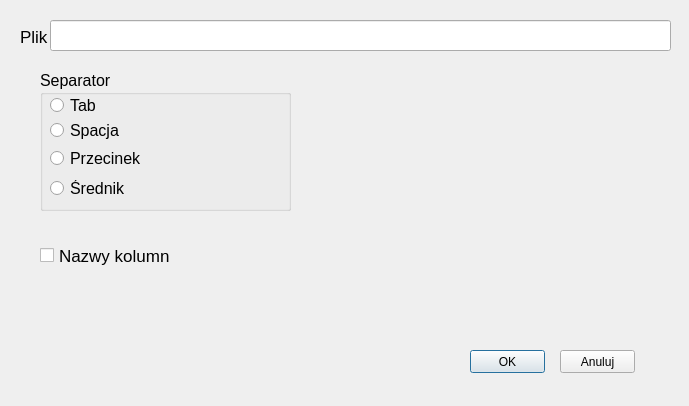
<?xml version="1.0" encoding="UTF-8"?>
<ui version="4.0">
 <class>Dialog</class>
 <widget class="QDialog" name="Dialog">
  <property name="geometry">
   <rect>
    <x>0</x>
    <y>0</y>
    <width>689</width>
    <height>406</height>
   </rect>
  </property>
  <property name="windowTitle">
   <string>Dialog</string>
  </property>
  <widget class="QLabel" name="fileLabel">
   <property name="geometry">
    <rect>
     <x>20</x>
     <y>30</y>
     <width>47</width>
     <height>13</height>
    </rect>
   </property>
   <property name="font">
    <font>
     <pointsize>13</pointsize>
    </font>
   </property>
   <property name="text">
    <string>Plik</string>
   </property>
  </widget>
  <widget class="QGroupBox" name="separatorBox">
   <property name="geometry">
    <rect>
     <x>40</x>
     <y>70</y>
     <width>251</width>
     <height>141</height>
    </rect>
   </property>
   <property name="font">
    <font>
     <pointsize>12</pointsize>
    </font>
   </property>
   <property name="title">
    <string>Separator</string>
   </property>
   <widget class="QRadioButton" name="tabRadio">
    <property name="geometry">
     <rect>
      <x>10</x>
      <y>20</y>
      <width>82</width>
      <height>31</height>
     </rect>
    </property>
    <property name="text">
     <string>Tab</string>
    </property>
   </widget>
   <widget class="QRadioButton" name="spaceRadio">
    <property name="geometry">
     <rect>
      <x>10</x>
      <y>50</y>
      <width>82</width>
      <height>21</height>
     </rect>
    </property>
    <property name="text">
     <string>Spacja</string>
    </property>
   </widget>
   <widget class="QRadioButton" name="commaRadio">
    <property name="geometry">
     <rect>
      <x>10</x>
      <y>80</y>
      <width>121</width>
      <height>17</height>
     </rect>
    </property>
    <property name="text">
     <string>Przecinek</string>
    </property>
   </widget>
   <widget class="QRadioButton" name="semicolonRadio">
    <property name="geometry">
     <rect>
      <x>10</x>
      <y>110</y>
      <width>131</width>
      <height>17</height>
     </rect>
    </property>
    <property name="text">
     <string>Średnik</string>
    </property>
   </widget>
  </widget>
  <widget class="QCheckBox" name="checkBoxHeaders">
   <property name="geometry">
    <rect>
     <x>40</x>
     <y>240</y>
     <width>131</width>
     <height>31</height>
    </rect>
   </property>
   <property name="font">
    <font>
     <pointsize>13</pointsize>
    </font>
   </property>
   <property name="text">
    <string>Nazwy kolumn</string>
   </property>
  </widget>
  <widget class="QPushButton" name="okButton">
   <property name="geometry">
    <rect>
     <x>470</x>
     <y>350</y>
     <width>75</width>
     <height>23</height>
    </rect>
   </property>
   <property name="text">
    <string>OK</string>
   </property>
  </widget>
  <widget class="QPushButton" name="cancelButton">
   <property name="geometry">
    <rect>
     <x>560</x>
     <y>350</y>
     <width>75</width>
     <height>23</height>
    </rect>
   </property>
   <property name="text">
    <string>Anuluj</string>
   </property>
  </widget>
  <widget class="QLineEdit" name="filePathInput">
   <property name="geometry">
    <rect>
     <x>50</x>
     <y>20</y>
     <width>621</width>
     <height>31</height>
    </rect>
   </property>
   <property name="font">
    <font>
     <pointsize>10</pointsize>
    </font>
   </property>
  </widget>
 </widget>
 <resources/>
 <connections/>
</ui>
